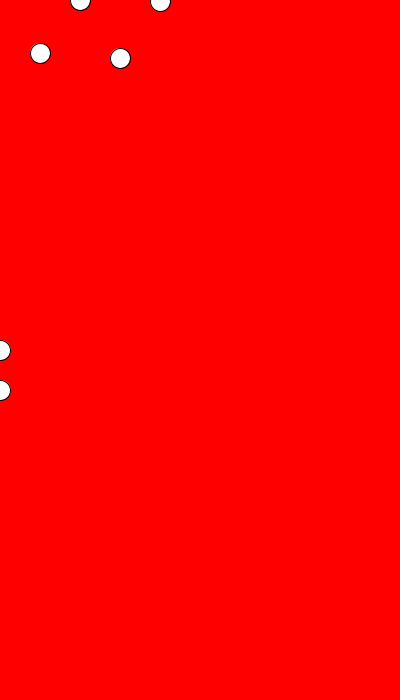
Frame 1 (no input)
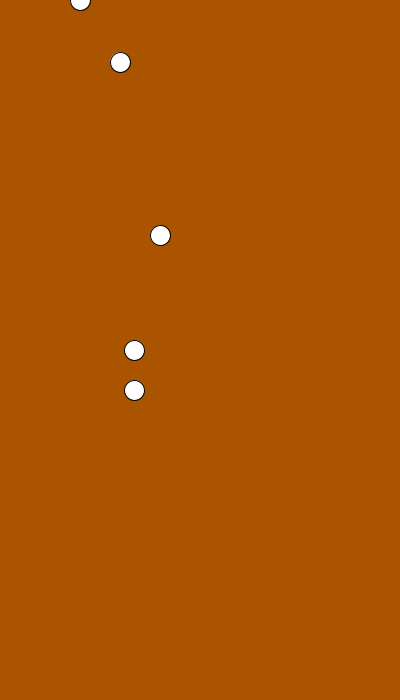
Frame 60 (the mouse pressed at the canvas centre just before this capture)
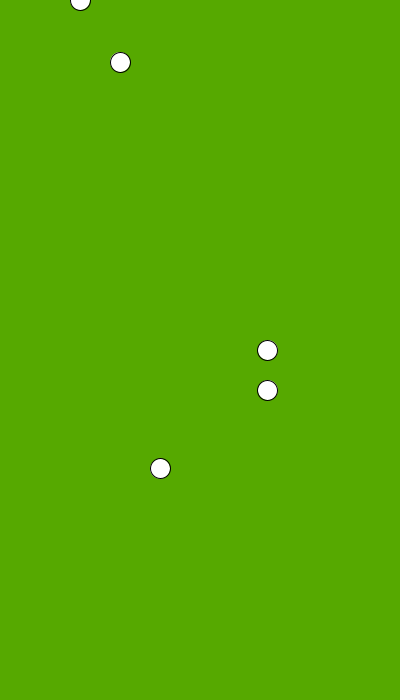
Frame 120 (the mouse held since frame 60 and released just before this capture)

The Processing sketch that drew these frames (run headless with seeded random() and noise(); from frame 60 on, the mouse is pressed at the canvas centre):

// Processing sketch: timingNormals
// ── timingNormals.pde
float circleW, circleSpace;

float startTime, endTime;
float totalTime = 3;

color backgroundStart, backgroundEnd, bgColor;

void setup() {
  size(400, 700);
  
  circleW = 20;
  circleSpace = circleW * 2;
  startTime = millis();
  endTime = millis() + int(totalTime * 1000);

  backgroundStart = color(255, 0, 0);
  backgroundEnd = color(0, 255, 0);
  bgColor = backgroundStart;
}
void draw() {
  background(bgColor);
  
  // regular millis()
  ellipse(circleSpace, millis(), circleW, circleW);
  
  // millis divided:
  ellipse(circleSpace * 2, millis()/2500 * 100, circleW, circleW);
  
  // millis modulo:
  ellipse(circleSpace * 3, millis()%1000, circleW, circleW);
  
  // millis over time:
  float normalizedTime = (millis() - startTime)/(endTime - startTime);
  //println(normalizedTime);
  ellipse(circleSpace * 4, height*normalizedTime, circleW, circleW);

  // time as the normalized force in a background lerp:
  bgColor = lerpColor(backgroundStart, backgroundEnd, normalizedTime);

  // time as the normalizing factor in a lerp between two positions:
  float xPos = lerp(0, width, normalizedTime);
  ellipse(xPos, height/2, circleW, circleW);
  // a different way of writing that:
  float xPos2 = float(width) * normalizedTime;
  ellipse(xPos2, height/2+circleSpace, circleW, circleW);
}

void keyPressed() {
  startTime = millis();
  endTime = millis() + totalTime * 1000;
}
